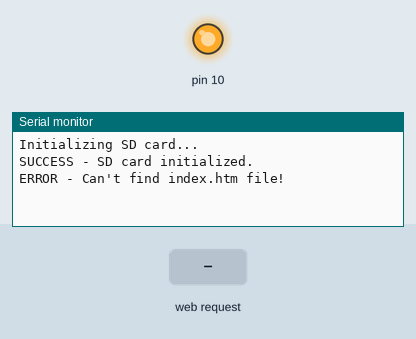
Recording of a sketch running on a simulated Arduino Uno, built with avr-gcc and run on an emulated ATmega328P. Shown: output pins drawn as LEDs (lit = HIGH), the last lines printed to the serial monitor. Inputs (shaded band) come from the test bench. Storage starts empty.

Above: at 1.2 s.
1.3 s: HTTP request GET /index.htm received
At 1.8 s:
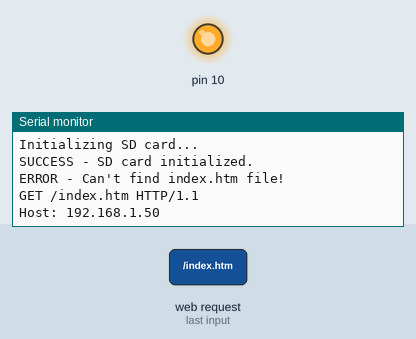
2.8 s: HTTP request GET /styles.css received
At 4.0 s:
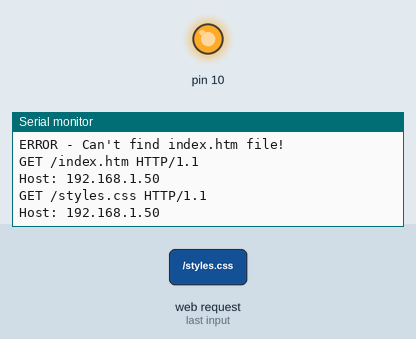
4.3 s: HTTP request GET /jessica.htm received
At 5.4 s:
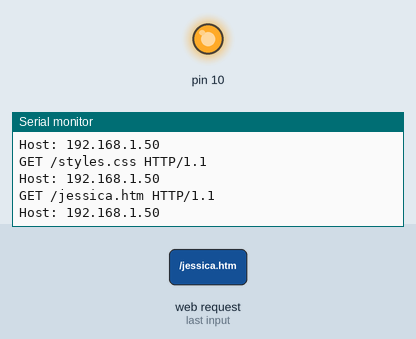

The sketch:

arduino_server_code.ino
```cpp
#include <SPI.h>
#include <Ethernet.h>
#include <Servo.h>
#include<Ethernet.h>
#include<SD.h>
int led = 4;
Servo microservo;
#define REQ_BUF_SZ   20
byte mac[] = { 0xA6, 0x6F, 0xBB, 0x89, 0xAC, 0xED };   //physical mac address
byte ip[] = { 10, 0, 0, 247};                      // ip in lan (that's what you need to use in your browser. ("192.168.1.178")
byte gateway[] = {10, 0, 0, 1};                // internet access via router
byte subnet[] = { 255, 255, 255, 0 };                  //subnet mask
EthernetServer server(80);                             //server port
File webFile;
char HTTP_req[REQ_BUF_SZ] = {0}; // buffered HTTP request stored as null terminated string
char req_index = 0;              // index into HTTP_req buffer

void setup()
{
    // disable Ethernet chip
    pinMode(10, OUTPUT);
    digitalWrite(10, HIGH);

    Serial.begin(9600);       // for debugging

    // initialize SD card
    Serial.println("Initializing SD card...");
    if (!SD.begin(4)) {
        Serial.println("ERROR - SD card initialization failed!");
        return;    // init failed
    }
    Serial.println("SUCCESS - SD card initialized.");
    // check for index.htm file
    if (!SD.exists("index.htm")) {
        Serial.println("ERROR - Can't find index.htm file!");
        return;  // can't find index file
    }
    Serial.println("SUCCESS - Found index.htm file.");

      Ethernet.begin(mac, ip, gateway, subnet);
    server.begin();
    Serial.print("server is at ");
    Serial.println(Ethernet.localIP());
    byte macBuffer[6];  // create a buffer to hold the MAC address
    Ethernet.MACAddress(macBuffer); // fill the buffer
    Serial.print("The MAC address is: ");
    for (byte octet = 0; octet < 6; octet++) {
      Serial.print(macBuffer[octet], HEX);
      if (octet < 5) {
        Serial.print(':');
      }
    }
}

void loop()
{
    EthernetClient client = server.available();  // try to get client

    if (client) {  // got client?
        boolean currentLineIsBlank = true;
        while (client.connected()) {
            if (client.available()) {   // client data available to read
                char c = client.read(); // read 1 byte (character) from client
                // buffer first part of HTTP request in HTTP_req array (string)
                // leave last element in array as 0 to null terminate string (REQ_BUF_SZ - 1)
                if (req_index < (REQ_BUF_SZ - 1)) {
                    HTTP_req[req_index] = c;          // save HTTP request character
                    req_index++;
                }
                // print HTTP request character to serial monitor
                Serial.print(c);
                // last line of client request is blank and ends with \n
                // respond to client only after last line received
                if (c == '\n' && currentLineIsBlank) {
                    // open requested web page file
                    if (StrContains(HTTP_req, "GET / ")
                                 || StrContains(HTTP_req, "GET /index.htm")) {
                        client.println("HTTP/1.1 200 OK");
                        client.println("Content-Type: text/html");
                        client.println("Connnection: close");
                        client.println();
                        webFile = SD.open("index.htm");        // open web page file
                    }
                    else if (StrContains(HTTP_req, "GET /styles.css")) {
                        client.println("HTTP/1.1 200 OK");
                        client.println("Content-Type: text/css");
                        client.println("Connnection: close");
                        client.println();
                        webFile = SD.open("/styles.css");        // open web page file
                    }
                    else if (StrContains(HTTP_req, "GET /jessica.htm")) {
                        webFile = SD.open("/jessica.htm");
                        if (webFile) {
                        client.println("HTTP/1.1 200 OK");
                        client.println("Content-Type: text/html");
                        client.println("Connnection: close");
                        client.println();
                        }
                    }
                    else if (StrContains(HTTP_req, "GET /conf.png")) {
                        webFile = SD.open("/conf.png");
                        if (webFile) {
                            client.println("HTTP/1.1 200 OK");
                            client.println();
                        }
                    }
//                    else if (StrContains(HTTP_req, "GET /deadlift.gif")) {
//                        webFile = SD.open("/deadlift.gif");
//                        if (webFile) {
//                            client.println("HTTP/1.1 200 OK");
//                            client.println();
//                        }
//                    }
//                    else if (StrContains(HTTP_req, "GET /squat.gif")) {
//                        webFile = SD.open("/squat.gif");
//                        if (webFile) {
//                            client.println("HTTP/1.1 200 OK");
//                            client.println();
//                        }
//                    }
                    if (webFile) {
                        while(webFile.available()) {
                            client.write(webFile.read()); // send web page to client
                        }
                        webFile.close();
                    }
                    // reset buffer index and all buffer elements to 0
                    req_index = 0;
                    StrClear(HTTP_req, REQ_BUF_SZ);
                    break;
                }
                // every line of text received from the client ends with \r\n
                if (c == '\n') {
                    // last character on line of received text
                    // starting new line with next character read
                    currentLineIsBlank = true;
                }
                else if (c != '\r') {
                    // a text character was received from client
                    currentLineIsBlank = false;
                }
            } // end if (client.available())
        } // end while (client.connected())
        delay(1);      // give the web browser time to receive the data
        client.stop(); // close the connection
    } // end if (client)
}

// sets every element of str to 0 (clears array)
void StrClear(char *str, char length)
{
    for (int i = 0; i < length; i++) {
        str[i] = 0;
    }
}

// searches for the string sfind in the string str
// returns 1 if string found
// returns 0 if string not found
char StrContains(char *str, char *sfind)
{
    char found = 0;
    char index = 0;
    char len;

    len = strlen(str);

    if (strlen(sfind) > len) {
        return 0;
    }
    while (index < len) {
        if (str[index] == sfind[found]) {
            found++;
            if (strlen(sfind) == found) {
                return 1;
            }
        }
        else {
            found = 0;
        }
        index++;
    }

    return 0;
}
```

Measured:
- after the input at 1.3 s, the serial monitor: prints a new line at once (image 1)
- after the input at 2.8 s, the serial monitor: prints a new line at once (image 2)
- after the input at 4.3 s, the serial monitor: prints a new line at once (image 3)
